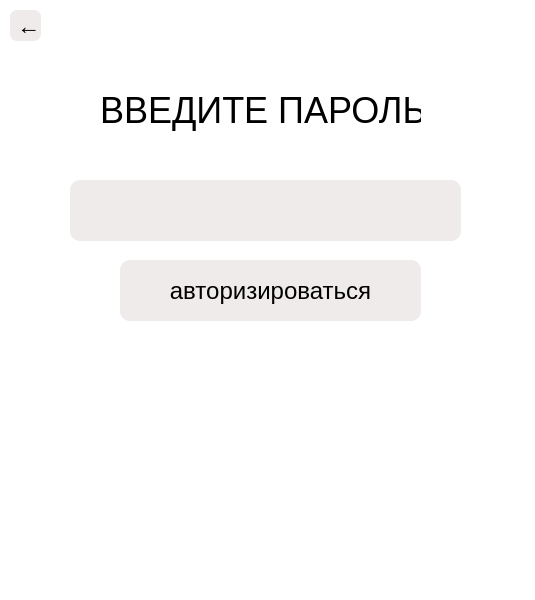
<?xml version="1.0" encoding="UTF-8"?>
<ui version="4.0">
 <class>MainWindow</class>
 <widget class="QMainWindow" name="MainWindow">
  <property name="geometry">
   <rect>
    <x>0</x>
    <y>0</y>
    <width>535</width>
    <height>600</height>
   </rect>
  </property>
  <property name="windowTitle">
   <string>Client Program</string>
  </property>
  <property name="styleSheet">
   <string notr="true">background-color:white</string>
  </property>
  <widget class="QWidget" name="centralwidget">
   <widget class="QPushButton" name="move_admin_pass">
    <property name="geometry">
     <rect>
      <x>10</x>
      <y>10</y>
      <width>31</width>
      <height>31</height>
     </rect>
    </property>
    <property name="styleSheet">
     <string notr="true">font-size: 17pt;
background-color: #f0ebeb;

border-radius: 7;
color: black</string>
    </property>
    <property name="text">
     <string>	←</string>
    </property>
   </widget>
   <widget class="QPushButton" name="login_btn">
    <property name="geometry">
     <rect>
      <x>120</x>
      <y>260</y>
      <width>301</width>
      <height>61</height>
     </rect>
    </property>
    <property name="styleSheet">
     <string notr="true">font-size: 18pt;
background-color: #f0ebeb;

border-radius: 10;
color: black</string>
    </property>
    <property name="text">
     <string>авторизироваться</string>
    </property>
   </widget>
   <widget class="QLineEdit" name="pass_input">
    <property name="geometry">
     <rect>
      <x>70</x>
      <y>180</y>
      <width>391</width>
      <height>61</height>
     </rect>
    </property>
    <property name="styleSheet">
     <string notr="true">font-size: 18pt;
background-color: #f0ebeb;

border-radius: 10;
color: black</string>
    </property>
    <property name="text">
     <string/>
    </property>
    <property name="echoMode">
     <enum>QLineEdit::Password</enum>
    </property>
   </widget>
   <widget class="QLabel" name="label">
    <property name="geometry">
     <rect>
      <x>100</x>
      <y>90</y>
      <width>321</width>
      <height>41</height>
     </rect>
    </property>
    <property name="styleSheet">
     <string notr="true">font-size: 27pt;
color: black
</string>
    </property>
    <property name="text">
     <string>ВВЕДИТЕ ПАРОЛЬ</string>
    </property>
   </widget>
   <widget class="QLabel" name="error">
    <property name="geometry">
     <rect>
      <x>100</x>
      <y>350</y>
      <width>331</width>
      <height>51</height>
     </rect>
    </property>
    <property name="styleSheet">
     <string notr="true">QLabel{font-size: 27pt;}
QLabel{color: rgb(220, 20, 60);}
</string>
    </property>
    <property name="text">
     <string/>
    </property>
   </widget>
  </widget>
  <widget class="QStatusBar" name="statusbar"/>
 </widget>
 <resources/>
 <connections/>
</ui>
